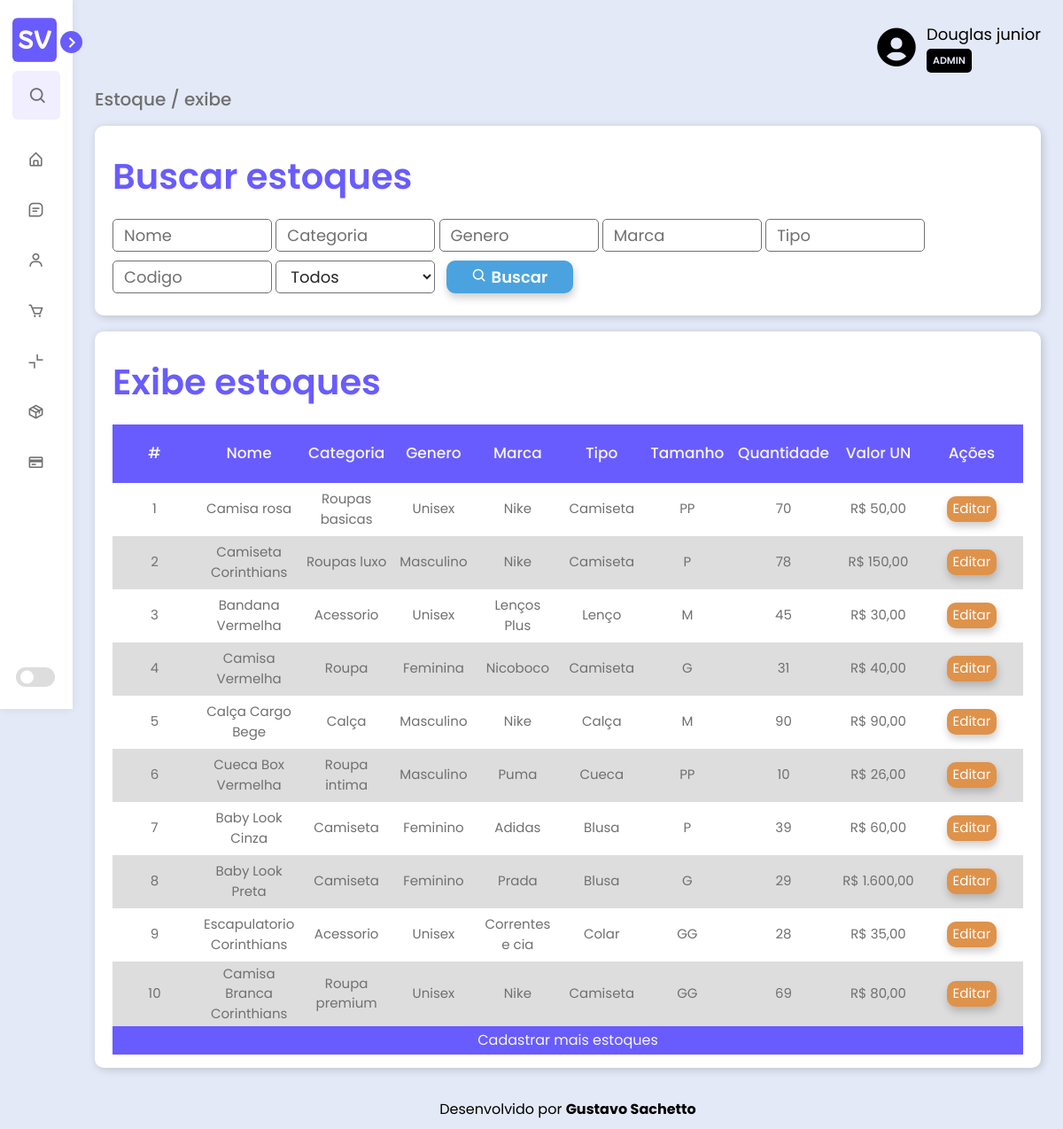
Screenshot of /view/pages/estoque.php with the database file from the repository.
### tables this page shows
create table tamanhop(
	quantidade int not null,
    codEstoque int auto_increment not null primary key,

	codProduto int not null,
	constraint fkcodProduto foreign key (codProduto) references produto(codProduto),

	codTam int not null,
	constraint fkcodTam foreign key(codTam) references tamanho(codTam)
);

create table produto(
	codProduto int auto_increment not null primary key,
	nomeProduto varchar (70) not null,
	quantidade int not null,
    valorCusto decimal(7,2) not null,
	valorVenda decimal(7,2) not null
);

create table tamanho(
	codTam int auto_increment not null primary key,
    tipoTamanho char(5) unique
);

### controller/buscaEstoque.php (called while the page is built, shortened)
<?php
    require_once '../../model/conexao.php';
    $config = parse_ini_file('../../model/config.ini');
    $conexao = new conexao ($config['dbname'], $config['host'], $config['user'], $config['password']);
    $buscaNome = $buscaCate = $buscaGen = $buscaMarca = $buscaTipo = $buscaCod = $buscaCodTam = "";
    $estoques = $conexao -> consultaEstoque($buscaNome, $buscaCate, $buscaGen, $buscaMarca, $buscaTipo, $buscaCod, $buscaCodTam);
?>

### model/conexao.php (called while the page is built, shortened)
<?php
class conexao {
    private $pdo;
    public function __construct($dbname, $host, $user, $password) {
        try {
            $this -> pdo = New PDO ("mysql:dbname=" . $dbname . ";host=" . $host, $user, $password);
            return "CONEXÃO DO PDO";
        } catch (PDOException $erro) {
            return "ERRO DE CONEXÃO NO PDO:" . $erro -> getMessage();
            exit();
        } catch (Exception $erro) {
            return "ERRO NÃO PASSOU DA CONEXÃO:" . $erro -> getMessage();
            exit();
        }
    }
    public function conversorMoeda($converter) {
        $resultado = "R$ " . number_format($converter, 2, ",", ".");
        return $resultado;
    }
    public function consultaEstoque($buscaNome, $buscaCate, $buscaGen, $buscaMarca, $buscaTipo, $buscaCod, $buscaCodTam) {
        $consulta = "SELECT produto.codProduto, produto.nomeProduto, produto.valorVenda, produto.tipo, produto.marca, produto.categoria, produto.genero, tamanho.tipoTamanho, tamanhop.quantidade, tamanhop.codEstoque FROM produto
        INNER JOIN tamanhop ON tamanhop.codProduto = produto.codProduto
        INNER JOIN tamanho ON tamanho.codTam = tamanhop.codTam WHERE
        produto.nomeProduto LIKE '%$buscaNome%'   AND
        produto.categoria   LIKE '%$buscaCate%'   AND
        produto.genero      LIKE '%$buscaGen%'    AND
        produto.marca       LIKE '%$buscaMarca%'  AND
        produto.tipo        LIKE '%$buscaTipo%'   AND
        tamanho.codTam      LIKE '%$buscaCodTam%' ORDER BY tamanhop.codEstoque ASC";
        $resultado = $this -> consultaBanco($consulta);
        return $resultado;
    }
    public function consultaBanco($consulta) {
        $consultaBanco = $this -> pdo -> query($consulta);
        $consultaBanco -> execute();
        while ($resultado = $consultaBanco -> fetchAll(PDO::FETCH_ASSOC)) {
            return $resultado;
        }
    }
}
?>

### controller/exibeEstoque.php (the view)
<?php
    require_once '../../model/conexao.php';
    $config = parse_ini_file('../../model/config.ini');
    $conexao = new conexao ($config['dbname'], $config['host'], $config['user'], $config['password']);
    if (isset($estoques)) {
        echo "
        <form method='post' action='editarEstoque.php'>
            <table>
                <thead>
                    <tr>
                        <td>#</td>
                        <td>Nome</td>
                        <td>Categoria</td>
                        <td>Genero</td>
                        <td>Marca</td>
                        <td>Tipo</td>
                        <td>Tamanho</td>
                        <td>Quantidade</td>
                        <td>Valor UN</td>
                        <td>Ações</td>
                    </tr>
                </thead>
                <tbody>
        ";
        foreach ($estoques as $item) {
            echo "
                    <tr>
                        <td>" . stripslashes($item['codEstoque']) . "</td>
                        <td>" . stripslashes($item['nomeProduto']) . "</td>
                        <td>" . stripslashes($item['categoria']) . "</td>
                        <td>" . stripslashes($item['genero']) . "</td>
                        <td>" . stripslashes($item['marca']) . "</td>
                        <td>" . stripslashes($item['tipo']) . "</td>
                        <td>" . stripslashes($item['tipoTamanho']) . "</td>
                        <td>" . stripslashes($item['quantidade']) . "</td>
                        <td>" . $conexao -> conversorMoeda($item['valorVenda']) . "</td>
                        <td>
                            <div class='buttons'>
                                <button type='submit' class='editar' name='editar' value=" . $item['codEstoque'] . "-" . $item['codProduto'] . ">Editar</button>
                            </div>
                        </td>
                    </tr>
                ";
        }
        echo "
                </tbody>
                <tfoot>
                    <tr>
                        <td colspan='13'><a href='cadastroEstoque.php'>Cadastrar mais estoques</a></td>
                    </tr>
                </tfoot>
            </table>
        </form>";
    } else {
        echo "<p>Nenhum estoque encontrado! <a href='cadastroEstoque.php'>Cadastrar</a></p>";
    }
?>

### view/css/style.css (style rules this page uses)
* { margin: 0; padding: 0; text-decoration: none; font-family: 'Poppins', Arial, Helvetica, sans-serif; }
:root { --neutral-color: #000000; --body-color: #E4E9F7; --form-color: #FFFFFF; --sidebar-color: #FFFFFF; --alert-color: #FFFFFF; --primary-color: #695CFE; --secondary-color: #695CFE; --primary-color-light: #F6F5FF; --toggle-color: #DDDDDD; --tbody-color: #DDDDDD; --title-color: #18191A; --text-color: #707070; --text-color-dark: #252525; --link-color: #775fff; --link-color-hover: #2f1cfd; --link-color-default: #1a92e2; --button-color-submit: #3ed65f; --button-color-search: #4aa3df; --button-color-edit: #df924a; --button-color-see: #ab70ee; --button-color-reset: #ca3131; --base-color: #F0EEFF; --sidebar-shadow: 0px 0px 10px #00000015; --form-shadow: 2px 2px 10px #0000002c; --button-shadow: 1px 5px 10px #00000033; --transition-01: all 0.1s ease; --transition-02: all 0.2s ease; --transition-03: all 0.3s ease; --transition-04: all 0.4s ease; }
body { height: 100vh; background: var(--body-color); margin-left: 82px; }

### view/css/table.css (style rules this page uses)
.container-table>form .buttons { width: 100px; margin: 0 auto; display: flex; align-items: center; justify-content: space-around; }
.container-table>form button { border: none; padding: 2px 6px; margin: 0 4px; border-radius: 10px; color: white; border: 1px solid transparent; box-shadow: var(--button-shadow); }
.container-table>form button.editar { background-color: var(--button-color-edit); }
table, th, td { width: 90px; }
table { width: 100%; text-align: center; }
table>thead { font-size: 17px; font-weight: 500; color: var(--primary-color-light); background-color: var(--secondary-color); }
table>thead td { padding: 20px 5px; }
table>tbody td { color: var(--text-color); font-size: 15px; padding: 3px 5px; height: 60px; }
table>tfoot td { padding: 4px 5px; background-color: var(--secondary-color); }
table>tfoot td > a { color: var(--primary-color-light); text-decoration: none; }
tr:nth-child(even) { background-color: var(--tbody-color); }

### rows the page displays
tamanhop: codEstoque "1", codProduto.nomeProduto "Camisa rosa", codProduto.categoria "Roupas basicas", codProduto.genero "Unisex", codProduto.marca "Nike", codProduto.tipo "Camiseta", codTam.tipoTamanho "PP", quantidade "70", codProduto.valorVenda "R$ 50,00"
tamanhop: codEstoque "2", codProduto.nomeProduto "Camiseta Corinthians", codProduto.categoria "Roupas luxo", codProduto.genero "Masculino", codProduto.marca "Nike", codProduto.tipo "Camiseta", codTam.tipoTamanho "P", quantidade "78", codProduto.valorVenda "R$ 150,00"
tamanhop: codEstoque "3", codProduto.nomeProduto "Bandana Vermelha", codProduto.categoria "Acessorio", codProduto.genero "Unisex", codProduto.marca "Lenços Plus", codProduto.tipo "Lenço", codTam.tipoTamanho "M", quantidade "45", codProduto.valorVenda "R$ 30,00"
tamanhop: codEstoque "4", codProduto.nomeProduto "Camisa Vermelha", codProduto.categoria "Roupa", codProduto.genero "Feminina", codProduto.marca "Nicoboco", codProduto.tipo "Camiseta", codTam.tipoTamanho "G", quantidade "31", codProduto.valorVenda "R$ 40,00"
tamanhop: codEstoque "5", codProduto.nomeProduto "Calça Cargo Bege", codProduto.categoria "Calça", codProduto.genero "Masculino", codProduto.marca "Nike", codProduto.tipo "Calça", codTam.tipoTamanho "M", quantidade "90", codProduto.valorVenda "R$ 90,00"
tamanhop: codEstoque "6", codProduto.nomeProduto "Cueca Box Vermelha", codProduto.categoria "Roupa intima", codProduto.genero "Masculino", codProduto.marca "Puma", codProduto.tipo "Cueca", codTam.tipoTamanho "PP", quantidade "10", codProduto.valorVenda "R$ 26,00"
tamanhop: codEstoque "7", codProduto.nomeProduto "Baby Look Cinza", codProduto.categoria "Camiseta", codProduto.genero "Feminino", codProduto.marca "Adidas", codProduto.tipo "Blusa", codTam.tipoTamanho "P", quantidade "39", codProduto.valorVenda "R$ 60,00"
tamanhop: codEstoque "8", codProduto.nomeProduto "Baby Look Preta", codProduto.categoria "Camiseta", codProduto.genero "Feminino", codProduto.marca "Prada", codProduto.tipo "Blusa", codTam.tipoTamanho "G", quantidade "29", codProduto.valorVenda "R$ 1.600,00"
tamanhop: codEstoque "9", codProduto.nomeProduto "Escapulatorio Corinthians", codProduto.categoria "Acessorio", codProduto.genero "Unisex", codProduto.marca "Correntes e cia", codProduto.tipo "Colar", codTam.tipoTamanho "GG", quantidade "28", codProduto.valorVenda "R$ 35,00"
tamanhop: codEstoque "10", codProduto.nomeProduto "Camisa Branca Corinthians", codProduto.categoria "Roupa premium", codProduto.genero "Unisex", codProduto.marca "Nike", codProduto.tipo "Camiseta", codTam.tipoTamanho "GG", quantidade "69", codProduto.valorVenda "R$ 80,00"
